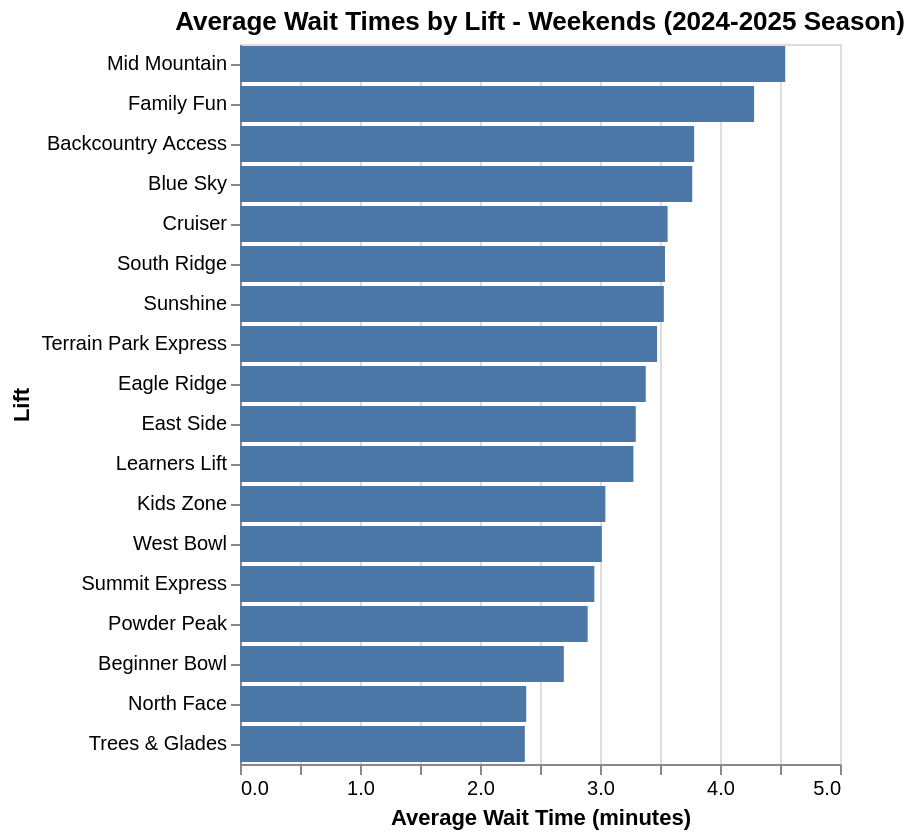

The code cell stored with this chart in its notebook:
### Markdown cell above
## 4. Demo: Ski Ops Assistant

The `SKI_OPS_ASSISTANT` focuses on lift operations, staffing, weather, and safety.

### Code cell
#| eval: false
result = run_agent(
    agent_name="SKI_OPS_ASSISTANT",
    question="What are the average wait times by lift on weekends for the 2024-2025 season?",
)
display_result(result)

### Figure 1 — Vega-Lite specification as saved in the notebook (floating-point values rounded to 4 significant figures; data arrays with more than 128 entries replaced by an {"elided": "..."} marker saying what was removed)
{"config": {"view": {"continuousWidth": 300, "continuousHeight": 300}}, "data": {"name": "data-75a79026fd0ac332017614362836d4fa"}, "mark": "bar", "encoding": {"tooltip": [{"field": "AVG_WAIT_MINUTES", "format": ",.6~f", "title": "Average Wait Time (minutes)", "type": "quantitative"}, {"field": "LIFT_NAME", "title": "Lift", "type": "nominal"}], "x": {"axis": {"labelSeparation": 25}, "field": "AVG_WAIT_MINUTES", "sort": null, "title": "Average Wait Time (minutes)", "type": "quantitative"}, "y": {"field": "LIFT_NAME", "sort": "-x", "title": "Lift", "type": "nominal"}}, "title": "Average Wait Times by Lift - Weekends (2024-2025 Season)", "transform": [{"aggregate": [{"op": "mean", "field": "AVG_WAIT_MINUTES", "as": "AVG_WAIT_MINUTES"}], "groupby": ["LIFT_NAME"]}], "usermeta": {"snowflake": {"columnRoles": {"AVG_WAIT_MINUTES": "metric", "FULL_DATE": "dimension", "LIFT_NAME": "dimension", "MAX_WAIT_MINUTES": "metric", "SKI_SEASON": "dimension", "TOTAL_SCANS": "metric"}}}, "$schema": "https://vega.github.io/schema/vega-lite/v5.json", "datasets": {"data-75a79026fd0ac332017614362836d4fa": {"elided": "936 records"}}}
